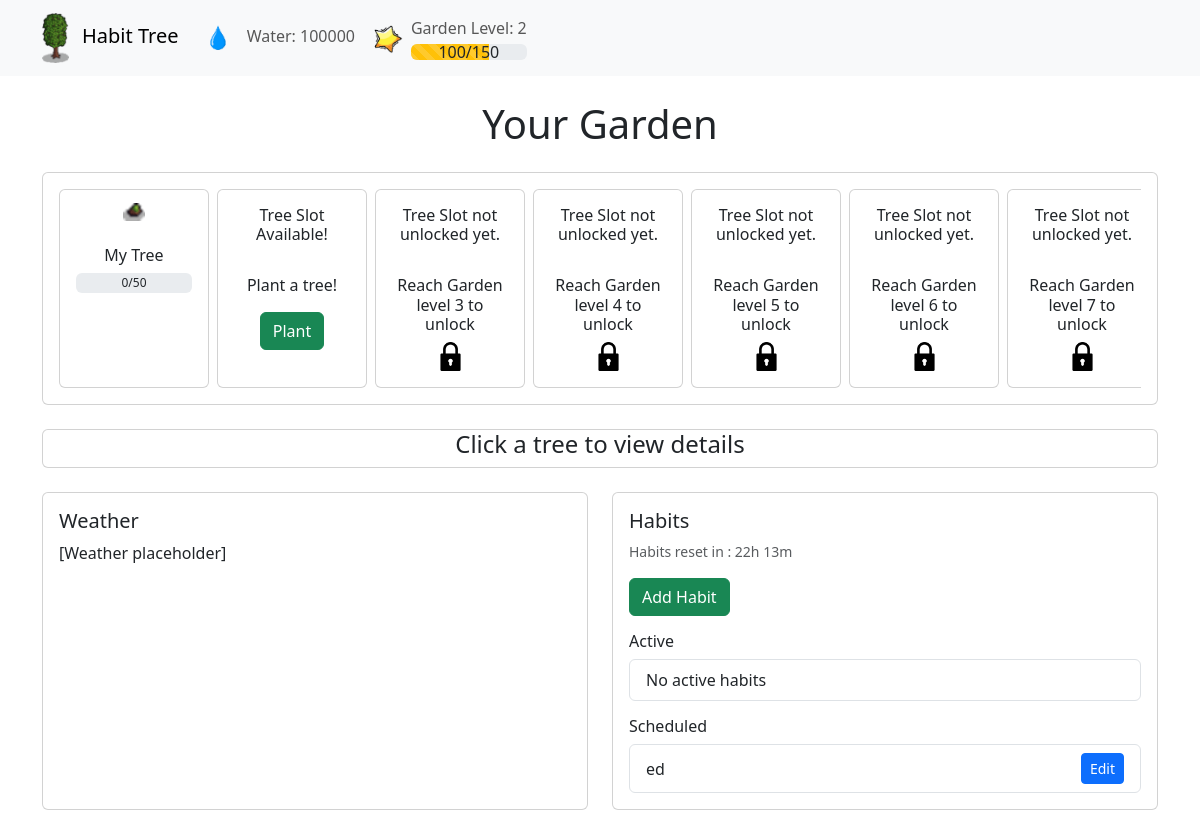
The page / on the database its author committed.
### tables this page shows
CREATE TABLE Garden (
                Creation_Date TEXT,
                Level INTEGER,
                Experience INTEGER,
                Experience_Required INTEGER,
                Water INTEGER
            );

CREATE TABLE Trees (
                Name TEXT,
                Creation_Date TEXT,
                Stage INTEGER,
                Water INTEGER,
                Water_Required INTEGER,
                Last_Watered TEXT
            );

CREATE TABLE Habits (
                Name TEXT PRIMARY KEY,
                Creation_Date TEXT,
                Priority INTEGER,
                Days_Of_The_Week TEXT,
                Completed BOOLEAN
            );

### app/app.py (the view)
@app.route('/')
def index():
    db = get_db()
    active, scheduled = process_habits(get_habits_data(db))
    return render_template("index.html",
        trees=process_trees(get_trees_data(db), get_garden_data(db)['Level']),
        active_habits=active,
        scheduled_habits=scheduled,
        garden=get_garden_data(db)
)

### app/app.py (called while the page is built)
def get_db():
    if 'db' not in g:
        g.db = sqlite3.connect(DATABASE, timeout=20)  # Increased timeout
        g.db.row_factory = sqlite3.Row  # Return rows as dictionaries
    return g.db

def get_garden_data(db):
    return db.execute('''
        SELECT Level, Experience, Experience_Required, Water
        FROM Garden
        LIMIT 1
    ''').fetchone()

def get_trees_data(db):
    return db.execute('''
        SELECT rowid, *, Creation_Date
        FROM Trees
        ORDER BY Creation_Date
        LIMIT 10
    ''').fetchall()

def get_habits_data(db):
    return db.execute('''
        SELECT Name, Creation_Date, Priority, Days_Of_The_Week, Completed
        FROM Habits
    ''').fetchall()

def process_trees(trees_data, garden_level):
    trees = []
    for i in range(10):
        required_level = TREE_REQUIREMENTS[i]
        unlocked = garden_level >= required_level
        planted = i < len(trees_data)
        tree = {
            "unlocked": unlocked,
            "planted": planted,
            "required_level": required_level
        }
        if unlocked and planted:
            tree.update({
                "name": trees_data[i]['Name'],
                "stage": trees_data[i]['Stage'],
                "water": trees_data[i]['Water'],
                "water_required": trees_data[i]['Water_Required'],
                "last_watered": trees_data[i]['Last_Watered']  # This now includes both date and time
            })
        trees.append(tree)
    return trees

def process_habits(habits_data):
    current_day = datetime.datetime.now().strftime("%A")
    active, scheduled = [], []
    for habit in habits_data:
        days = [d.strip() for d in habit['Days_Of_The_Week'].split(',')]
        habit_dict = {
            "name": habit['Name'],
            "creation_date": habit['Creation_Date'],
            "priority": habit['Priority'],
            "days": habit['Days_Of_The_Week'],
            "completed": bool(habit['Completed'])
        }
        if current_day in days:
            active.append(habit_dict)
        else:
            scheduled.append(habit_dict)
    return active, scheduled

### app/templates/index.html (shortened to what this page needs)
<!DOCTYPE html>
<html lang="en">
<head>
    <link href="https://cdn.jsdelivr.net/npm/bootstrap@5.3.0/dist/css/bootstrap.min.css" rel="stylesheet">
</head>
<body>
    <nav class="navbar navbar-expand-lg navbar-light bg-light">
        <div class="container">
            <a class="navbar-brand" href="">
                <img src="/static/tree_stage_6.png" class="me-2" style="height: 2.5em;">
                Habit Tree
            </a>
            <div class="collapse navbar-collapse" id="navbarNav">
                <ul class="navbar-nav">
                    <li class="nav-item">
                        <a class="nav-link">
                            <img src="/static/water_drop.png" class="me-2" style="height: 2em;">
                            Water: {{ garden.water }}
                        </a>
                    </li>
                </ul>
                <ul class="navbar-nav">
                    <li class="nav-item">
                        <a class="nav-link d-flex align-items-center">
                            <img src="/static/experience.png" class="me-2" style="height: 2em;">
                            <div class="d-flex flex-column align-items-center">
                                <span class="mb-1">Garden Level: {{ garden.level }}</span>
                                <div class="position-relative w-100">
                                    <div class="progress">
                                        <div class="progress-bar progress-bar-striped bg-warning" role="progressbar"
                                            style="width: {{ (garden.experience / garden.experience_required * 100) | round(0) }}%;"
                                            aria-valuenow="{{ garden.experience }}" aria-valuemin="0"
                                            aria-valuemax="{{ garden.experience_required }}">
                                        </div>
                                    </div>
                                    <div class="position-absolute top-50 start-50 translate-middle text-dark">
                                        {{ garden.experience }}/{{ garden.experience_required }}
                                    </div>
                                </div>
                            </div>
            </div>
        </div>
    </nav>
    <div class="container my-4">
        <h1 class="mb-4 text-center">Your Garden</h1>
        <div class="card mb-4">
            <div class="card-body">
                <div class="overflow-auto">
                    <div class="d-flex">
                        {% for tree in trees %}
                        {% if tree.unlocked %}
                        {% if tree.planted %}
                        <div class="card me-2" style="min-width: 150px; cursor: pointer;" data-tree="true"
                            data-index="{{ loop.index0 }}" data-name="{{ tree.name }}" data-water="{{ tree.water }}"
                            data-stage="{{ tree.stage }}" data-water-required="{{ tree.water_required }}" data-last-watered="{{ tree.last_watered }}">
                            <div class="text-center p-2">
                                <img src="/static/tree_stage_{{tree.stage}}.png" class="d-inline-block"
                                    alt="Tree Stage">
                            </div>
                            <div class="card-body text-center">
                                <h6 class="card-title mb-2">{{ tree.name }}</h6>
                                <div class="progress" style="height: 20px; position: relative;">
                                    <div
                                        style="position: absolute; top: 0; left: 0; width: 100%; height: 100%; display: flex; align-items: center; justify-content: center; pointer-events: none;">
                                        {{ tree.water }}/{{ tree.water_required }}
                                    </div>
                                </div>
                            </div>
                        </div>
                        {% else %}
                        <div class="card me-2" style="min-width: 150px;">
                            <div class="card-body text-center">
                                <h6 class="card-title mb-2">Tree Slot Available!</h6>
                                <br>
                                <h6 class="card-title mb-2">Plant a tree!</h6>
                                <form action="/plant_tree" method="POST">
                                    <button type="submit" class="btn btn-success mt-2">
                                        Plant
                                    </button>
                                </form>
                            </div>
                        </div>
                        {% endif %}
                        {% else %}
                        <div class="card me-2" style="min-width: 150px;">
                            <div class="card-body text-center">
                                <h6 class="card-title mb-2">Tree Slot not unlocked yet.</h6>
                                <br>
                                <h6 class="card-title mb-2">Reach Garden level {{ tree.required_level }} to unlock</h6>
                                <img src="/static/lock.png" class="card-img-top img-fluid w-25" alt="Locked">
                            </div>
                        </div>
                        {% endif %}
                        {% endfor %}
                    </div>
                </div>
            </div>
        </div>
        <div id="instruction" class="card mt-4 mb-4">
            <h4 class="text-center">Click a tree to view details</h4>
        </div>
        <div class="row">
            <div class="col-md-6 mb-4">
                <div class="card h-100">
                    <div class="card-body">
                        <h5 class="card-title">Weather</h5>
                        <p class="card-text">[Weather placeholder]</p>
                    </div>
                </div>
            </div>
            <div class="col-md-6 mb-4">
                <div class="card h-100">
                    <div class="card-body">
                        <h5 class="card-title">Habits</h5>
                        <small class="text-muted d-block mb-3">Habits reset in : 22h 13m</small>
                        <button type="button" class="btn btn-success mb-3" data-bs-toggle="modal"
                            data-bs-target="#habitModal" data-action="add">
                            Add Habit
                        </button>
                        <h6>Active</h6>
                        <div class="list-group mb-3">
                            {% for habit in active_habits %}
                            <div class="list-group-item d-flex justify-content-between align-items-center">
                                {{ habit.name }}
                                <div>
                                    <button type="button" class="btn btn-sm btn-primary" data-bs-toggle="modal"
                                        data-bs-target="#habitModal" data-action="edit" data-habit-id="{{ habit.id }}"
                                        data-habit-name="{{ habit.name }}" data-habit-priority="{{ habit.priority }}"
                                        data-habit-days="{{ habit.days }}">
                                        Edit
                                    </button>
                                    {% if not habit.completed %}
                                    <button type="button" class="btn btn-sm btn-success"
                                        onclick="completeHabit('{{ habit.name }}')">Mark as complete</button>
                                    {% else %}
                                    <button type="button" class="btn btn-sm btn-success" disabled>Completed</button>
                                    {% endif %}
                                </div>
                            </div>
                            {% else %}
                            <div class="list-group-item">No active habits</div>
                            {% endfor %}
                        </div>
                        <h6>Scheduled</h6>
                        <div class="list-group">
                            {% for habit in scheduled_habits %}
                            <div class="list-group-item d-flex justify-content-between align-items-center">
                                {{ habit.name }}
                                <button type="button" class="btn btn-sm btn-primary" data-bs-toggle="modal"
                                    data-bs-target="#habitModal" data-action="edit" data-habit-id="{{ habit.id }}"
                                    data-habit-name="{{ habit.name }}" data-habit-priority="{{ habit.priority }}"
                                    data-habit-days="{{ habit.days }}">
                                    Edit
                                </button>
                            </div>
                            {% else %}
                            <div class="list-group-item">No scheduled habits</div>
                            {% endfor %}
                        </div>
                    </div>
                </div>
            </div>
</body>
</html>

### rows shown on the page
Garden: water "100000", level "2", experience "100", experience_required "150"
Trees: name "My Tree", water "0", water_required "50"
Habits: name "ed"

### other values the page prints
{{ tree.required_level }} "3" "4" "5" "6" "7"
